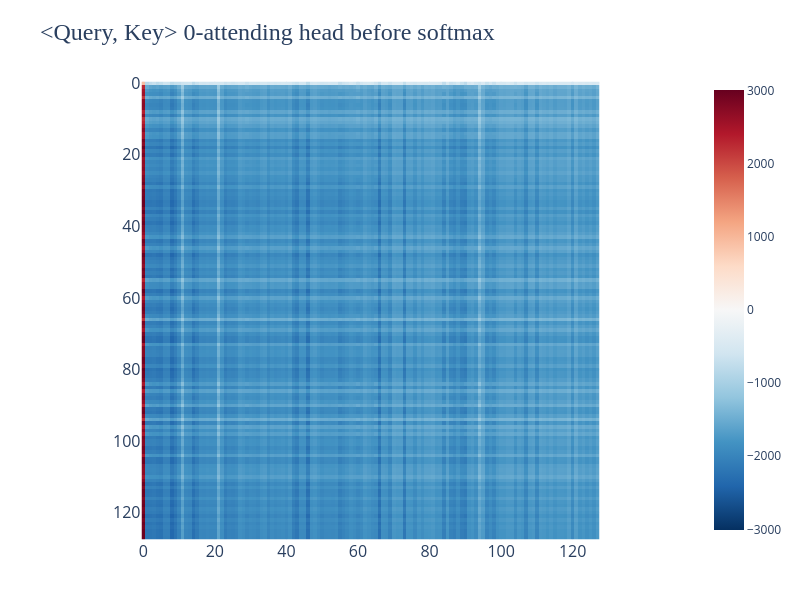

Notebook code cell kept with this figure:
### Code cell
imshow(q_i@k_i.T, title='<Query, Key> 0-attending head before softmax')

### Figure 1 — Plotly figure (JSON) as saved in the notebook; plotly's stock layout.template omitted (floating-point values rounded to 4 significant figures; data arrays with more than 128 entries replaced by an {"elided": "..."} marker saying what was removed)
{"data": [{"coloraxis": "coloraxis", "hovertemplate": "x: %{x}<br>y: %{y}<br>color: %{z}<extra></extra>", "name": "0", "type": "heatmap", "xaxis": "x", "yaxis": "y", "z": {"elided": "128x128 float values"}}], "layout": {"coloraxis": {"cmid": 0, "colorscale": [[0, "rgb(5,48,97)"], [0.1, "rgb(33,102,172)"], [0.2, "rgb(67,147,195)"], [0.3, "rgb(146,197,222)"], [0.4, "rgb(209,229,240)"], [0.5, "rgb(247,247,247)"], [0.6, "rgb(253,219,199)"], [0.7, "rgb(244,165,130)"], [0.8, "rgb(214,96,77)"], [0.9, "rgb(178,24,43)"], [1, "rgb(103,0,31)"]]}, "height": 600, "margin": {"b": 50, "l": 50, "r": 50, "t": 80}, "title": {"font": {"family": "Serif", "size": 24}, "text": "<Query, Key> 0-attending head before softmax"}, "width": 800, "xaxis": {"anchor": "y", "constrain": "domain", "domain": [0, 1], "scaleanchor": "y", "tickfont": {"size": 16}, "title": {"font": {"size": 18}, "text": ""}}, "yaxis": {"anchor": "x", "autorange": "reversed", "constrain": "domain", "domain": [0, 1], "tickfont": {"size": 16}, "title": {"font": {"size": 18}, "text": ""}}}}
